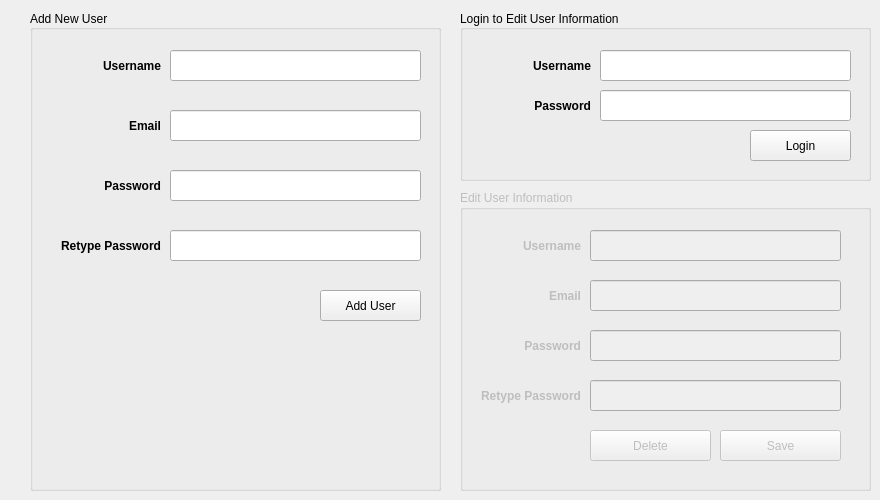
    <widget class="QWidget" name="tab_3">
     <attribute name="title">
      <string>Users</string>
     </attribute>
     <widget class="QGroupBox" name="groupBox">
      <property name="geometry">
       <rect>
        <x>30</x>
        <y>10</y>
        <width>411</width>
        <height>481</height>
       </rect>
      </property>
      <property name="font">
       <font>
        <weight>50</weight>
        <bold>false</bold>
       </font>
      </property>
      <property name="title">
       <string>Add New User</string>
      </property>
      <property name="alignment">
       <set>Qt::AlignLeading|Qt::AlignLeft|Qt::AlignVCenter</set>
      </property>
      <widget class="QLabel" name="label_3">
       <property name="geometry">
        <rect>
         <x>20</x>
         <y>40</y>
         <width>111</width>
         <height>31</height>
        </rect>
       </property>
       <property name="font">
        <font>
         <weight>75</weight>
         <italic>false</italic>
         <bold>true</bold>
        </font>
       </property>
       <property name="text">
        <string>Username</string>
       </property>
       <property name="alignment">
        <set>Qt::AlignRight|Qt::AlignTrailing|Qt::AlignVCenter</set>
       </property>
      </widget>
      <widget class="QLineEdit" name="lineEdit_9">
       <property name="geometry">
        <rect>
         <x>140</x>
         <y>40</y>
         <width>251</width>
         <height>31</height>
        </rect>
       </property>
      </widget>
      <widget class="QLineEdit" name="lineEdit_10">
       <property name="geometry">
        <rect>
         <x>140</x>
         <y>100</y>
         <width>251</width>
         <height>31</height>
        </rect>
       </property>
      </widget>
      <widget class="QLabel" name="label_4">
       <property name="geometry">
        <rect>
         <x>20</x>
         <y>100</y>
         <width>111</width>
         <height>31</height>
        </rect>
       </property>
       <property name="font">
        <font>
         <weight>75</weight>
         <italic>false</italic>
         <bold>true</bold>
        </font>
       </property>
       <property name="text">
        <string>Email</string>
       </property>
       <property name="alignment">
        <set>Qt::AlignRight|Qt::AlignTrailing|Qt::AlignVCenter</set>
       </property>
      </widget>
      <widget class="QLineEdit" name="lineEdit_11">
       <property name="geometry">
        <rect>
         <x>140</x>
         <y>220</y>
         <width>251</width>
         <height>31</height>
        </rect>
       </property>
       <property name="echoMode">
        <enum>QLineEdit::Password</enum>
       </property>
       <property name="clearButtonEnabled">
        <bool>true</bool>
       </property>
      </widget>
      <widget class="QLineEdit" name="lineEdit_12">
       <property name="geometry">
        <rect>
         <x>140</x>
         <y>160</y>
         <width>251</width>
         <height>31</height>
        </rect>
       </property>
       <property name="echoMode">
        <enum>QLineEdit::Password</enum>
       </property>
       <property name="clearButtonEnabled">
        <bool>true</bool>
       </property>
      </widget>
      <widget class="QLabel" name="label_18">
       <property name="geometry">
        <rect>
         <x>20</x>
         <y>160</y>
         <width>111</width>
         <height>31</height>
        </rect>
       </property>
       <property name="font">
        <font>
         <weight>75</weight>
         <italic>false</italic>
         <bold>true</bold>
        </font>
       </property>
       <property name="text">
        <string>Password</string>
       </property>
       <property name="alignment">
        <set>Qt::AlignRight|Qt::AlignTrailing|Qt::AlignVCenter</set>
       </property>
      </widget>
      <widget class="QLabel" name="label_19">
       <property name="geometry">
        <rect>
         <x>20</x>
         <y>220</y>
         <width>111</width>
         <height>31</height>
        </rect>
       </property>
       <property name="font">
        <font>
         <weight>75</weight>
         <italic>false</italic>
         <bold>true</bold>
        </font>
       </property>
       <property name="text">
        <string>Retype Password</string>
       </property>
       <property name="alignment">
        <set>Qt::AlignRight|Qt::AlignTrailing|Qt::AlignVCenter</set>
       </property>
      </widget>
      <widget class="QPushButton" name="pushButton_11">
       <property name="geometry">
        <rect>
         <x>290</x>
         <y>280</y>
         <width>101</width>
         <height>31</height>
        </rect>
       </property>
       <property name="cursor">
        <cursorShape>PointingHandCursor</cursorShape>
       </property>
       <property name="text">
        <string>Add User</string>
       </property>
       <property name="icon">
        <iconset resource="icons.qrc">
         <normaloff>:/icons/add.png</normaloff>:/icons/add.png</iconset>
       </property>
      </widget>
     </widget>
     <widget class="QGroupBox" name="groupBox_2">
      <property name="geometry">
       <rect>
        <x>460</x>
        <y>10</y>
        <width>411</width>
        <height>171</height>
       </rect>
      </property>
      <property name="title">
       <string>Login to Edit User Information</string>
      </property>
      <property name="alignment">
       <set>Qt::AlignLeading|Qt::AlignLeft|Qt::AlignVCenter</set>
      </property>
      <widget class="QLineEdit" name="lineEdit_14">
       <property name="geometry">
        <rect>
         <x>140</x>
         <y>80</y>
         <width>251</width>
         <height>31</height>
        </rect>
       </property>
       <property name="echoMode">
        <enum>QLineEdit::Password</enum>
       </property>
       <property name="clearButtonEnabled">
        <bool>true</bool>
       </property>
      </widget>
      <widget class="QLabel" name="label_20">
       <property name="geometry">
        <rect>
         <x>20</x>
         <y>80</y>
         <width>111</width>
         <height>31</height>
        </rect>
       </property>
       <property name="font">
        <font>
         <weight>75</weight>
         <italic>false</italic>
         <bold>true</bold>
        </font>
       </property>
       <property name="text">
        <string>Password</string>
       </property>
       <property name="alignment">
        <set>Qt::AlignRight|Qt::AlignTrailing|Qt::AlignVCenter</set>
       </property>
      </widget>
      <widget class="QLabel" name="label_21">
       <property name="geometry">
        <rect>
         <x>20</x>
         <y>40</y>
         <width>111</width>
         <height>31</height>
        </rect>
       </property>
       <property name="font">
        <font>
         <weight>75</weight>
         <italic>false</italic>
         <bold>true</bold>
        </font>
       </property>
       <property name="text">
        <string>Username</string>
       </property>
       <property name="alignment">
        <set>Qt::AlignRight|Qt::AlignTrailing|Qt::AlignVCenter</set>
       </property>
      </widget>
      <widget class="QLineEdit" name="lineEdit_13">
       <property name="geometry">
        <rect>
         <x>140</x>
         <y>40</y>
         <width>251</width>
         <height>31</height>
        </rect>
       </property>
      </widget>
      <widget class="QPushButton" name="pushButton_12">
       <property name="geometry">
        <rect>
         <x>290</x>
         <y>120</y>
         <width>101</width>
         <height>31</height>
        </rect>
       </property>
       <property name="cursor">
        <cursorShape>PointingHandCursor</cursorShape>
       </property>
       <property name="text">
        <string>Login</string>
       </property>
       <property name="icon">
        <iconset resource="icons.qrc">
         <normaloff>:/icons/login.png</normaloff>:/icons/login.png</iconset>
       </property>
      </widget>
     </widget>
     <widget class="QGroupBox" name="groupBox_7">
      <property name="enabled">
       <bool>false</bool>
      </property>
      <property name="geometry">
       <rect>
        <x>460</x>
        <y>190</y>
        <width>411</width>
        <height>301</height>
       </rect>
      </property>
      <property name="title">
       <string>Edit User Information</string>
      </property>
      <widget class="QPushButton" name="pushButton_13">
       <property name="geometry">
        <rect>
         <x>260</x>
         <y>240</y>
         <width>121</width>
         <height>31</height>
        </rect>
       </property>
       <property name="cursor">
        <cursorShape>PointingHandCursor</cursorShape>
       </property>
       <property name="text">
        <string>Save</string>
       </property>
       <property name="icon">
        <iconset resource="icons.qrc">
         <normaloff>:/icons/save.png</normaloff>:/icons/save.png</iconset>
       </property>
      </widget>
      <widget class="QLineEdit" name="lineEdit_18">
       <property name="geometry">
        <rect>
         <x>130</x>
         <y>140</y>
         <width>251</width>
         <height>31</height>
        </rect>
       </property>
       <property name="echoMode">
        <enum>QLineEdit::Password</enum>
       </property>
       <property name="clearButtonEnabled">
        <bool>true</bool>
       </property>
      </widget>
      <widget class="QLineEdit" name="lineEdit_15">
       <property name="geometry">
        <rect>
         <x>130</x>
         <y>90</y>
         <width>251</width>
         <height>31</height>
        </rect>
       </property>
       <property name="readOnly">
        <bool>false</bool>
       </property>
      </widget>
      <widget class="QLabel" name="label_24">
       <property name="geometry">
        <rect>
         <x>10</x>
         <y>190</y>
         <width>111</width>
         <height>31</height>
        </rect>
       </property>
       <property name="font">
        <font>
         <weight>75</weight>
         <italic>false</italic>
         <bold>true</bold>
        </font>
       </property>
       <property name="text">
        <string>Retype Password</string>
       </property>
       <property name="alignment">
        <set>Qt::AlignRight|Qt::AlignTrailing|Qt::AlignVCenter</set>
       </property>
      </widget>
      <widget class="QLabel" name="label_22">
       <property name="geometry">
        <rect>
         <x>10</x>
         <y>140</y>
         <width>111</width>
         <height>31</height>
        </rect>
       </property>
       <property name="font">
        <font>
         <weight>75</weight>
         <italic>false</italic>
         <bold>true</bold>
        </font>
       </property>
       <property name="text">
        <string>Password</string>
       </property>
       <property name="alignment">
        <set>Qt::AlignRight|Qt::AlignTrailing|Qt::AlignVCenter</set>
       </property>
      </widget>
      <widget class="QLabel" name="label_25">
       <property name="geometry">
        <rect>
         <x>10</x>
         <y>90</y>
         <width>111</width>
         <height>31</height>
        </rect>
       </property>
       <property name="font">
        <font>
         <weight>75</weight>
         <italic>false</italic>
         <bold>true</bold>
        </font>
       </property>
       <property name="text">
        <string>Email</string>
       </property>
       <property name="alignment">
        <set>Qt::AlignRight|Qt::AlignTrailing|Qt::AlignVCenter</set>
       </property>
      </widget>
      <widget class="QLineEdit" name="lineEdit_17">
       <property name="geometry">
        <rect>
         <x>130</x>
         <y>40</y>
         <width>251</width>
         <height>31</height>
        </rect>
       </property>
       <property name="readOnly">
        <bool>true</bool>
       </property>
      </widget>
      <widget class="QLabel" name="label_23">
       <property name="geometry">
        <rect>
         <x>10</x>
         <y>40</y>
         <width>111</width>
         <height>31</height>
        </rect>
       </property>
       <property name="font">
        <font>
         <weight>75</weight>
         <italic>false</italic>
         <bold>true</bold>
        </font>
       </property>
       <property name="text">
        <string>Username</string>
       </property>
       <property name="alignment">
        <set>Qt::AlignRight|Qt::AlignTrailing|Qt::AlignVCenter</set>
       </property>
      </widget>
      <widget class="QLineEdit" name="lineEdit_16">
       <property name="geometry">
        <rect>
         <x>130</x>
         <y>190</y>
         <width>251</width>
         <height>31</height>
        </rect>
       </property>
       <property name="echoMode">
        <enum>QLineEdit::Password</enum>
       </property>
       <property name="clearButtonEnabled">
        <bool>true</bool>
       </property>
      </widget>
      <widget class="QPushButton" name="pushButton_22">
       <property name="geometry">
        <rect>
         <x>130</x>
         <y>240</y>
         <width>121</width>
         <height>31</height>
        </rect>
       </property>
       <property name="cursor">
        <cursorShape>PointingHandCursor</cursorShape>
       </property>
       <property name="text">
        <string>Delete</string>
       </property>
       <property name="icon">
        <iconset resource="icons.qrc">
         <normaloff>:/icons/delete.png</normaloff>:/icons/delete.png</iconset>
       </property>
      </widget>
     </widget>
    </widget>
